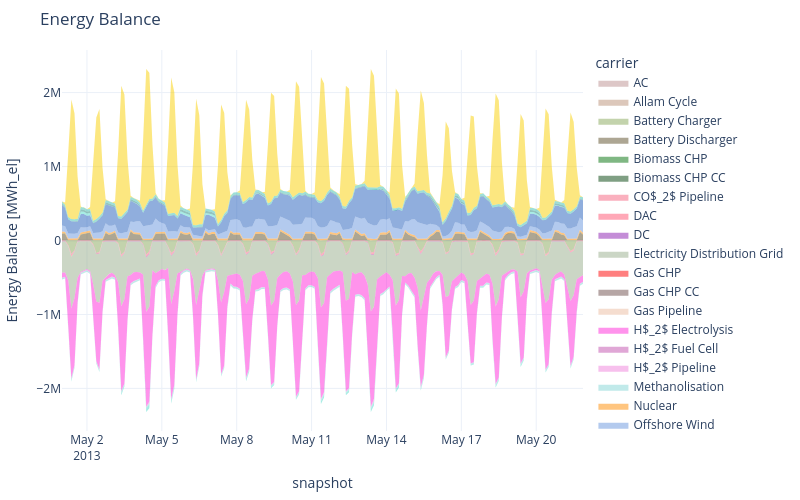

This figure's notebook cell:
### Markdown cell above
## `area` — stacked dispatch

The classic stacked dispatch plot in one call. `energy_balance` defaults to
`kind="area"`, so `.plot()` alone works.

### Code cell
s.energy_balance.iplot.area(bus_carrier="AC")

### Figure 1 — Plotly figure (JSON) as saved in the notebook; plotly's stock layout.template omitted (floating-point values rounded to 4 significant figures; data arrays with more than 128 entries replaced by an {"elided": "..."} marker saying what was removed)
{"data": [{"fillpattern": {"shape": ""}, "hovertemplate": "carrier=Allam Cycle<br>snapshot=%{x}<br>Energy Balance [MWh_el]=%{y}<extra></extra>", "legendgroup": "Allam Cycle", "line": {"color": "#B98F76", "width": 0}, "marker": {"symbol": "circle"}, "mode": "lines", "name": "Allam Cycle", "orientation": "v", "showlegend": false, "stackgroup": "positive", "type": "scatter", "x": {"elided": "168 str values"}, "xaxis": "x", "y": {"elided": "168 float values"}, "yaxis": "y"}, {"fillpattern": {"shape": ""}, "hovertemplate": "carrier=Battery Discharger<br>snapshot=%{x}<br>Energy Balance [MWh_el]=%{y}<extra></extra>", "legendgroup": "Battery Discharger", "line": {"color": "#5d4e29", "width": 0}, "marker": {"symbol": "circle"}, "mode": "lines", "name": "Battery Discharger", "orientation": "v", "showlegend": false, "stackgroup": "positive", "type": "scatter", "x": {"elided": "168 str values"}, "xaxis": "x", "y": {"elided": "168 float values"}, "yaxis": "y"}, {"fillpattern": {"shape": ""}, "hovertemplate": "carrier=Biomass CHP<br>snapshot=%{x}<br>Energy Balance [MWh_el]=%{y}<extra></extra>", "legendgroup": "Biomass CHP", "line": {"color": "#007008", "width": 0}, "marker": {"symbol": "circle"}, "mode": "lines", "name": "Biomass CHP", "orientation": "v", "showlegend": false, "stackgroup": "positive", "type": "scatter", "x": {"elided": "168 str values"}, "xaxis": "x", "y": {"elided": "168 float values"}, "yaxis": "y"}, {"fillpattern": {"shape": ""}, "hovertemplate": "carrier=Biomass CHP CC<br>snapshot=%{x}<br>Energy Balance [MWh_el]=%{y}<extra></extra>", "legendgroup": "Biomass CHP CC", "line": {"color": "#004008", "width": 0}, "marker": {"symbol": "circle"}, "mode": "lines", "name": "Biomass CHP CC", "orientation": "v", "showlegend": false, "stackgroup": "positive", "type": "scatter", "x": {"elided": "168 str values"}, "xaxis": "x", "y": {"elided": "168 float values"}, "yaxis": "y"}, {"fillpattern": {"shape": ""}, "hovertemplate": "carrier=Gas CHP<br>snapshot=%{x}<br>Energy Balance [MWh_el]=%{y}<extra></extra>", "legendgroup": "Gas CHP", "line": {"color": "#ff0000", "width": 0}, "marker": {"symbol": "circle"}, "mode": "lines", "name": "Gas CHP", "orientation": "v", "showlegend": false, "stackgroup": "positive", "type": "scatter", "x": {"elided": "168 str values"}, "xaxis": "x", "y": {"elided": "168 float values"}, "yaxis": "y"}, {"fillpattern": {"shape": ""}, "hovertemplate": "carrier=Gas CHP CC<br>snapshot=%{x}<br>Energy Balance [MWh_el]=%{y}<extra></extra>", "legendgroup": "Gas CHP CC", "line": {"color": "#6e4e4c", "width": 0}, "marker": {"symbol": "circle"}, "mode": "lines", "name": "Gas CHP CC", "orientation": "v", "showlegend": false, "stackgroup": "positive", "type": "scatter", "x": {"elided": "168 str values"}, "xaxis": "x", "y": {"elided": "168 float values"}, "yaxis": "y"}, {"fillpattern": {"shape": ""}, "hovertemplate": "carrier=H$_2$ Fuel Cell<br>snapshot=%{x}<br>Energy Balance [MWh_el]=%{y}<extra></extra>", "legendgroup": "H$_2$ Fuel Cell", "line": {"color": "#c251ae", "width": 0}, "marker": {"symbol": "circle"}, "mode": "lines", "name": "H$_2$ Fuel Cell", "orientation": "v", "showlegend": false, "stackgroup": "positive", "type": "scatter", "x": {"elided": "168 str values"}, "xaxis": "x", "y": {"elided": "168 float values"}, "yaxis": "y"}, {"fillpattern": {"shape": ""}, "hovertemplate": "carrier=Nuclear<br>snapshot=%{x}<br>Energy Balance [MWh_el]=%{y}<extra></extra>", "legendgroup": "Nuclear", "line": {"color": "#ff8c00", "width": 0}, "marker": {"symbol": "circle"}, "mode": "lines", "name": "Nuclear", "orientation": "v", "showlegend": false, "stackgroup": "positive", "type": "scatter", "x": {"elided": "168 str values"}, "xaxis": "x", "y": {"elided": "168 float values"}, "yaxis": "y"}, {"fillpattern": {"shape": ""}, "hovertemplate": "carrier=Offshore Wind<br>snapshot=%{x}<br>Energy Balance [MWh_el]=%{y}<extra></extra>", "legendgroup": "Offshore Wind", "line": {"color": "#6895dd", "width": 0}, "marker": {"symbol": "circle"}, "mode": "lines", "name": "Offshore Wind", "orientation": "v", "showlegend": false, "stackgroup": "positive", "type": "scatter", "x": {"elided": "168 str values"}, "xaxis": "x", "y": {"elided": "168 float values"}, "yaxis": "y"}, {"fillpattern": {"shape": ""}, "hovertemplate": "carrier=Onshore Wind<br>snapshot=%{x}<br>Energy Balance [MWh_el]=%{y}<extra></extra>", "legendgroup": "Onshore Wind", "line": {"color": "#235ebc", "width": 0}, "marker": {"symbol": "circle"}, "mode": "lines", "name": "Onshore Wind", "orientation": "v", "showlegend": false, "stackgroup": "positive", "type": "scatter", "x": {"elided": "168 str values"}, "xaxis": "x", "y": {"elided": "168 float values"}, "yaxis": "y"}, {"fillpattern": {"shape": ""}, "hovertemplate": "carrier=Open-Cycle Gas<br>snapshot=%{x}<br>Energy Balance [MWh_el]=%{y}<extra></extra>", "legendgroup": "Open-Cycle Gas", "line": {"color": "#e0986c", "width": 0}, "marker": {"symbol": "circle"}, "mode": "lines", "name": "Open-Cycle Gas", "orientation": "v", "showlegend": false, "stackgroup": "positive", "type": "scatter", "x": {"elided": "168 str values"}, "xaxis": "x", "y": {"elided": "168 float values"}, "yaxis": "y"}, {"fillpattern": {"shape": ""}, "hovertemplate": "carrier=Pumped Hydro Storage<br>snapshot=%{x}<br>Energy Balance [MWh_el]=%{y}<extra></extra>", "legendgroup": "Pumped Hydro Storage", "line": {"color": "#51dbcc", "width": 0}, "marker": {"symbol": "circle"}, "mode": "lines", "name": "Pumped Hydro Storage", "orientation": "v", "showlegend": false, "stackgroup": "positive", "type": "scatter", "x": ["2013-05-01T00:00:00.000000000", "2013-05-01T03:00:00.000000000", "2013-05-01T18:00:00.000000000", "2013-05-01T21:00:00.000000000", "2013-05-02T00:00:00.000000000", "2013-05-02T03:00:00.000000000", "2013-05-02T18:00:00.000000000", "2013-05-02T21:00:00.000000000", "2013-05-03T00:00:00.000000000", "2013-05-03T03:00:00.000000000", "2013-05-03T18:00:00.000000000", "2013-05-03T21:00:00.000000000", "2013-05-04T00:00:00.000000000", "2013-05-04T03:00:00.000000000", "2013-05-05T18:00:00.000000000", "2013-05-05T21:00:00.000000000", "2013-05-06T00:00:00.000000000", "2013-05-06T03:00:00.000000000", "2013-05-06T18:00:00.000000000", "2013-05-06T21:00:00.000000000", "2013-05-07T00:00:00.000000000", "2013-05-07T03:00:00.000000000", "2013-05-08T18:00:00.000000000", "2013-05-08T21:00:00.000000000", "2013-05-09T00:00:00.000000000", "2013-05-09T03:00:00.000000000", "2013-05-09T21:00:00.000000000", "2013-05-10T00:00:00.000000000", "2013-05-10T03:00:00.000000000", "2013-05-10T18:00:00.000000000", "2013-05-10T21:00:00.000000000", "2013-05-11T00:00:00.000000000", "2013-05-11T03:00:00.000000000", "2013-05-12T18:00:00.000000000", "2013-05-13T18:00:00.000000000", "2013-05-13T21:00:00.000000000", "2013-05-14T00:00:00.000000000", "2013-05-14T03:00:00.000000000", "2013-05-14T18:00:00.000000000", "2013-05-15T18:00:00.000000000", "2013-05-15T21:00:00.000000000", "2013-05-16T00:00:00.000000000", "2013-05-16T03:00:00.000000000", "2013-05-16T18:00:00.000000000", "2013-05-16T21:00:00.000000000", "2013-05-17T00:00:00.000000000", "2013-05-17T03:00:00.000000000", "2013-05-18T18:00:00.000000000", "2013-05-18T21:00:00.000000000", "2013-05-19T00:00:00.000000000", "2013-05-19T03:00:00.000000000", "2013-05-19T18:00:00.000000000", "2013-05-19T21:00:00.000000000", "2013-05-20T00:00:00.000000000", "2013-05-20T03:00:00.000000000", "2013-05-20T18:00:00.000000000", "2013-05-20T21:00:00.000000000", "2013-05-21T00:00:00.000000000", "2013-05-21T03:00:00.000000000"], "xaxis": "x", "y": [1798.0, 829.6, 35530.0, 28630.0, 29100.0, 29670.0, 1357.0, 1350.0, 1357.0, 1259.0, 1250.0, 1311.0, 1158.0, 1739.0, 27460.0, 26880.0, 26480.0, 28240.0, 27380.0, 21130.0, 27020.0, 27170.0, 8209.0, 3657.0, 3678.0, 7594.0, 670.0, 741.4, 998.6, 201.6, 486.1, 1296.0, 1416.0, 1781.0, 1473.0, 3000.0, 2468.0, 3604.0, 539.7, 1171.0, 1341.0, 9495.0, 16220.0, 6838.0, 6320.0, 4984.0, 4414.0, 1437.0, 1670.0, 1205.0, 1065.0, 26200.0, 22070.0, 21370.0, 20020.0, 9173.0, 3830.0, 3832.0, 2973.0], "yaxis": "y"}, {"fillpattern": {"shape": ""}, "hovertemplate": "carrier=Reservoir & Dam<br>snapshot=%{x}<br>Energy Balance [MWh_el]=%{y}<extra></extra>", "legendgroup": "Reservoir & Dam", "line": {"color": "#298c81", "width": 0}, "marker": {"symbol": "circle"}, "mode": "lines", "name": "Reservoir & Dam", "orientation": "v", "showlegend": false, "stackgroup": "positive", "type": "scatter", "x": {"elided": "168 str values"}, "xaxis": "x", "y": {"elided": "168 float values"}, "yaxis": "y"}, {"fillpattern": {"shape": ""}, "hovertemplate": "carrier=Run Of River<br>snapshot=%{x}<br>Energy Balance [MWh_el]=%{y}<extra></extra>", "legendgroup": "Run Of River", "line": {"color": "#3dbfb0", "width": 0}, "marker": {"symbol": "circle"}, "mode": "lines", "name": "Run Of River", "orientation": "v", "showlegend": false, "stackgroup": "positive", "type": "scatter", "x": {"elided": "168 str values"}, "xaxis": "x", "y": {"elided": "168 float values"}, "yaxis": "y"}, {"fillpattern": {"shape": ""}, "hovertemplate": "carrier=Solar<br>snapshot=%{x}<br>Energy Balance [MWh_el]=%{y}<extra></extra>", "legendgroup": "Solar", "line": {"color": "#f9d002", "width": 0}, "marker": {"symbol": "circle"}, "mode": "lines", "name": "Solar", "orientation": "v", "showlegend": false, "stackgroup": "positive", "type": "scatter", "x": ["2013-05-01T03:00:00.000000000", "2013-05-01T06:00:00.000000000", "2013-05-01T09:00:00.000000000", "2013-05-01T12:00:00.000000000", "2013-05-01T15:00:00.000000000", "2013-05-01T18:00:00.000000000", "2013-05-02T03:00:00.000000000", "2013-05-02T06:00:00.000000000", "2013-05-02T09:00:00.000000000", "2013-05-02T12:00:00.000000000", "2013-05-02T15:00:00.000000000", "2013-05-02T18:00:00.000000000", "2013-05-03T03:00:00.000000000", "2013-05-03T06:00:00.000000000", "2013-05-03T09:00:00.000000000", "2013-05-03T12:00:00.000000000", "2013-05-03T15:00:00.000000000", "2013-05-03T18:00:00.000000000", "2013-05-04T03:00:00.000000000", "2013-05-04T06:00:00.000000000", "2013-05-04T09:00:00.000000000", "2013-05-04T12:00:00.000000000", "2013-05-04T15:00:00.000000000", "2013-05-04T18:00:00.000000000", "2013-05-05T03:00:00.000000000", "2013-05-05T06:00:00.000000000", "2013-05-05T09:00:00.000000000", "2013-05-05T12:00:00.000000000", "2013-05-05T15:00:00.000000000", "2013-05-05T18:00:00.000000000", "2013-05-06T03:00:00.000000000", "2013-05-06T06:00:00.000000000", "2013-05-06T09:00:00.000000000", "2013-05-06T12:00:00.000000000", "2013-05-06T15:00:00.000000000", "2013-05-06T18:00:00.000000000", "2013-05-07T03:00:00.000000000", "2013-05-07T06:00:00.000000000", "2013-05-07T09:00:00.000000000", "2013-05-07T12:00:00.000000000", "2013-05-07T15:00:00.000000000", "2013-05-07T18:00:00.000000000", "2013-05-08T03:00:00.000000000", "2013-05-08T06:00:00.000000000", "2013-05-08T09:00:00.000000000", "2013-05-08T12:00:00.000000000", "2013-05-08T15:00:00.000000000", "2013-05-08T18:00:00.000000000", "2013-05-09T03:00:00.000000000", "2013-05-09T06:00:00.000000000", "2013-05-09T09:00:00.000000000", "2013-05-09T12:00:00.000000000", "2013-05-09T15:00:00.000000000", "2013-05-09T18:00:00.000000000", "2013-05-10T03:00:00.000000000", "2013-05-10T06:00:00.000000000", "2013-05-10T09:00:00.000000000", "2013-05-10T12:00:00.000000000", "2013-05-10T15:00:00.000000000", "2013-05-10T18:00:00.000000000", "2013-05-11T03:00:00.000000000", "2013-05-11T06:00:00.000000000", "2013-05-11T09:00:00.000000000", "2013-05-11T12:00:00.000000000", "2013-05-11T15:00:00.000000000", "2013-05-11T18:00:00.000000000", "2013-05-12T03:00:00.000000000", "2013-05-12T06:00:00.000000000", "2013-05-12T09:00:00.000000000", "2013-05-12T12:00:00.000000000", "2013-05-12T15:00:00.000000000", "2013-05-12T18:00:00.000000000", "2013-05-13T03:00:00.000000000", "2013-05-13T06:00:00.000000000", "2013-05-13T09:00:00.000000000", "2013-05-13T12:00:00.000000000", "2013-05-13T15:00:00.000000000", "2013-05-13T18:00:00.000000000", "2013-05-14T03:00:00.000000000", "2013-05-14T06:00:00.000000000", "2013-05-14T09:00:00.000000000", "2013-05-14T12:00:00.000000000", "2013-05-14T15:00:00.000000000", "2013-05-14T18:00:00.000000000", "2013-05-15T03:00:00.000000000", "2013-05-15T06:00:00.000000000", "2013-05-15T09:00:00.000000000", "2013-05-15T12:00:00.000000000", "2013-05-15T15:00:00.000000000", "2013-05-15T18:00:00.000000000", "2013-05-16T03:00:00.000000000", "2013-05-16T06:00:00.000000000", "2013-05-16T09:00:00.000000000", "2013-05-16T12:00:00.000000000", "2013-05-16T15:00:00.000000000", "2013-05-16T18:00:00.000000000", "2013-05-17T03:00:00.000000000", "2013-05-17T06:00:00.000000000", "2013-05-17T09:00:00.000000000", "2013-05-17T12:00:00.000000000", "2013-05-17T15:00:00.000000000", "2013-05-17T18:00:00.000000000", "2013-05-18T03:00:00.000000000", "2013-05-18T06:00:00.000000000", "2013-05-18T09:00:00.000000000", "2013-05-18T12:00:00.000000000", "2013-05-18T15:00:00.000000000", "2013-05-18T18:00:00.000000000", "2013-05-19T03:00:00.000000000", "2013-05-19T06:00:00.000000000", "2013-05-19T09:00:00.000000000", "2013-05-19T12:00:00.000000000", "2013-05-19T15:00:00.000000000", "2013-05-19T18:00:00.000000000", "2013-05-20T03:00:00.000000000", "2013-05-20T06:00:00.000000000", "2013-05-20T09:00:00.000000000", "2013-05-20T12:00:00.000000000", "2013-05-20T15:00:00.000000000", "2013-05-20T18:00:00.000000000", "2013-05-21T03:00:00.000000000", "2013-05-21T06:00:00.000000000", "2013-05-21T09:00:00.000000000", "2013-05-21T12:00:00.000000000", "2013-05-21T15:00:00.000000000", "2013-05-21T18:00:00.000000000"], "xaxis": "x", "y": [30980.0, 869000.0, 1616000.0, 1432000.0, 570800.0, 9918.0, 26590.0, 780400.0, 1374000.0, 1450000.0, 603500.0, 11340.0, 27950.0, 869100.0, 1767000.0, 1604000.0, 677800.0, 12040.0, 28830.0, 953300.0, 1836000.0, 1706000.0, 725800.0, 15040.0, 31880.0, 923300.0, 1834000.0, 1627000.0, 702600.0, 15310.0, 30440.0, 839500.0, 1708000.0, 1478000.0, 544700.0, 2046.0, 30150.0, 793600.0, 1561000.0, 1363000.0, 514700.0, 5092.0, 32620.0, 764900.0, 1355000.0, 1181000.0, 506600.0, 10460.0, 23930.0, 786000.0, 1473000.0, 1351000.0, 566000.0, 12270.0, 32060.0, 804400.0, 1542000.0, 1430000.0, 643600.0, 15280.0, 33700.0, 847300.0, 1676000.0, 1552000.0, 690500.0, 15740.0, 31990.0, 844300.0, 1633000.0, 1514000.0, 699800.0, 16070.0, 32390.0, 825200.0, 1599000.0, 1505000.0, 687800.0, 15650.0, 27640.0, 863700.0, 1618000.0, 1537000.0, 592200.0, 13090.0, 40370.0, 788900.0, 1352000.0, 1177000.0, 505800.0, 16030.0, 28230.0, 640700.0, 1309000.0, 1127000.0, 469100.0, 12650.0, 36260.0, 713300.0, 1309000.0, 1231000.0, 532200.0, 12550.0, 37790.0, 889900.0, 1504000.0, 1402000.0, 575700.0, 12880.0, 43350.0, 818700.0, 1499000.0, 1382000.0, 552700.0, 12840.0, 44010.0, 871200.0, 1474000.0, 1355000.0, 602900.0, 16410.0, 44630.0, 758800.0, 1338000.0, 1184000.0, 518600.0, 16340.0], "yaxis": "y"}, {"fillpattern": {"shape": ""}, "hovertemplate": "carrier=Battery Charger<br>snapshot=%{x}<br>Energy Balance [MWh_el]=%{y}<extra></extra>", "legendgroup": "Battery Charger", "line": {"color": "#88a75b", "width": 0}, "marker": {"symbol": "circle"}, "mode": "lines", "name": "Battery Charger", "orientation": "v", "showlegend": false, "stackgroup": "negative", "type": "scatter", "x": {"elided": "168 str values"}, "xaxis": "x", "y": {"elided": "168 float values"}, "yaxis": "y"}, {"fillpattern": {"shape": ""}, "hovertemplate": "carrier=CO$_2$ Pipeline<br>snapshot=%{x}<br>Energy Balance [MWh_el]=%{y}<extra></extra>", "legendgroup": "CO$_2$ Pipeline", "line": {"color": "#f5627f", "width": 0}, "marker": {"symbol": "circle"}, "mode": "lines", "name": "CO$_2$ Pipeline", "orientation": "v", "showlegend": false, "stackgroup": "negative", "type": "scatter", "x": {"elided": "168 str values"}, "xaxis": "x", "y": {"elided": "168 float values"}, "yaxis": "y"}, {"fillpattern": {"shape": ""}, "hovertemplate": "carrier=DAC<br>snapshot=%{x}<br>Energy Balance [MWh_el]=%{y}<extra></extra>", "legendgroup": "DAC", "line": {"color": "#ff5270", "width": 0}, "marker": {"symbol": "circle"}, "mode": "lines", "name": "DAC", "orientation": "v", "showlegend": false, "stackgroup": "negative", "type": "scatter", "x": {"elided": "168 str values"}, "xaxis": "x", "y": {"elided": "168 float values"}, "yaxis": "y"}, {"fillpattern": {"shape": ""}, "hovertemplate": "carrier=DC<br>snapshot=%{x}<br>Energy Balance [MWh_el]=%{y}<extra></extra>", "legendgroup": "DC", "line": {"color": "#8a1caf", "width": 0}, "marker": {"symbol": "circle"}, "mode": "lines", "name": "DC", "orientation": "v", "showlegend": false, "stackgroup": "negative", "type": "scatter", "x": {"elided": "168 str values"}, "xaxis": "x", "y": {"elided": "168 float values"}, "yaxis": "y"}, {"fillpattern": {"shape": ""}, "hovertemplate": "carrier=Electricity Distribution Grid<br>snapshot=%{x}<br>Energy Balance [MWh_el]=%{y}<extra></extra>", "legendgroup": "Electricity Distribution Grid", "line": {"color": "#97ad8c", "width": 0}, "marker": {"symbol": "circle"}, "mode": "lines", "name": "Electricity Distribution Grid", "orientation": "v", "showlegend": false, "stackgroup": "negative", "type": "scatter", "x": {"elided": "168 str values"}, "xaxis": "x", "y": {"elided": "168 float values"}, "yaxis": "y"}, {"fillpattern": {"shape": ""}, "hovertemplate": "carrier=Gas Pipeline<br>snapshot=%{x}<br>Energy Balance [MWh_el]=%{y}<extra></extra>", "legendgroup": "Gas Pipeline", "line": {"color": "#ebbca0", "width": 0}, "marker": {"symbol": "circle"}, "mode": "lines", "name": "Gas Pipeline", "orientation": "v", "showlegend": false, "stackgroup": "negative", "type": "scatter", "x": {"elided": "168 str values"}, "xaxis": "x", "y": {"elided": "168 float values"}, "yaxis": "y"}, {"fillpattern": {"shape": ""}, "hovertemplate": "carrier=H$_2$ Electrolysis<br>snapshot=%{x}<br>Energy Balance [MWh_el]=%{y}<extra></extra>", "legendgroup": "H$_2$ Electrolysis", "line": {"color": "#ff29d9", "width": 0}, "marker": {"symbol": "circle"}, "mode": "lines", "name": "H$_2$ Electrolysis", "orientation": "v", "showlegend": false, "stackgroup": "negative", "type": "scatter", "x": {"elided": "168 str values"}, "xaxis": "x", "y": {"elided": "168 float values"}, "yaxis": "y"}, {"fillpattern": {"shape": ""}, "hovertemplate": "carrier=H$_2$ Pipeline<br>snapshot=%{x}<br>Energy Balance [MWh_el]=%{y}<extra></extra>", "legendgroup": "H$_2$ Pipeline", "line": {"color": "#f081dc", "width": 0}, "marker": {"symbol": "circle"}, "mode": "lines", "name": "H$_2$ Pipeline", "orientation": "v", "showlegend": false, "stackgroup": "negative", "type": "scatter", "x": {"elided": "168 str values"}, "xaxis": "x", "y": {"elided": "168 float values"}, "yaxis": "y"}, {"fillpattern": {"shape": ""}, "hovertemplate": "carrier=Methanolisation<br>snapshot=%{x}<br>Energy Balance [MWh_el]=%{y}<extra></extra>", "legendgroup": "Methanolisation", "line": {"color": "#83d6d5", "width": 0}, "marker": {"symbol": "circle"}, "mode": "lines", "name": "Methanolisation", "orientation": "v", "showlegend": false, "stackgroup": "negative", "type": "scatter", "x": {"elided": "168 str values"}, "xaxis": "x", "y": {"elided": "168 float values"}, "yaxis": "y"}, {"fillpattern": {"shape": ""}, "hovertemplate": "carrier=Pumped Hydro Storage<br>snapshot=%{x}<br>Energy Balance [MWh_el]=%{y}<extra></extra>", "legendgroup": "Pumped Hydro Storage", "line": {"color": "#51dbcc", "width": 0}, "marker": {"symbol": "circle"}, "mode": "lines", "name": "Pumped Hydro Storage", "orientation": "v", "showlegend": false, "stackgroup": "negative", "type": "scatter", "x": ["2013-05-01T06:00:00.000000000", "2013-05-01T09:00:00.000000000", "2013-05-01T12:00:00.000000000", "2013-05-01T15:00:00.000000000", "2013-05-02T06:00:00.000000000", "2013-05-02T09:00:00.000000000", "2013-05-02T12:00:00.000000000", "2013-05-02T15:00:00.000000000", "2013-05-03T06:00:00.000000000", "2013-05-03T09:00:00.000000000", "2013-05-03T12:00:00.000000000", "2013-05-03T15:00:00.000000000", "2013-05-04T06:00:00.000000000", "2013-05-04T09:00:00.000000000", "2013-05-04T12:00:00.000000000", "2013-05-04T15:00:00.000000000", "2013-05-04T18:00:00.000000000", "2013-05-04T21:00:00.000000000", "2013-05-05T00:00:00.000000000", "2013-05-05T03:00:00.000000000", "2013-05-05T06:00:00.000000000", "2013-05-05T09:00:00.000000000", "2013-05-05T12:00:00.000000000", "2013-05-05T15:00:00.000000000", "2013-05-06T06:00:00.000000000", "2013-05-06T09:00:00.000000000", "2013-05-06T12:00:00.000000000", "2013-05-06T15:00:00.000000000", "2013-05-07T06:00:00.000000000", "2013-05-07T09:00:00.000000000", "2013-05-07T12:00:00.000000000", "2013-05-07T15:00:00.000000000", "2013-05-07T18:00:00.000000000", "2013-05-07T21:00:00.000000000", "2013-05-08T00:00:00.000000000", "2013-05-08T03:00:00.000000000", "2013-05-08T06:00:00.000000000", "2013-05-08T09:00:00.000000000", "2013-05-08T12:00:00.000000000", "2013-05-08T15:00:00.000000000", "2013-05-09T06:00:00.000000000", "2013-05-09T09:00:00.000000000", "2013-05-09T12:00:00.000000000", "2013-05-09T15:00:00.000000000", "2013-05-09T18:00:00.000000000", "2013-05-10T06:00:00.000000000", "2013-05-10T09:00:00.000000000", "2013-05-10T12:00:00.000000000", "2013-05-10T15:00:00.000000000", "2013-05-11T06:00:00.000000000", "2013-05-11T09:00:00.000000000", "2013-05-11T12:00:00.000000000", "2013-05-11T15:00:00.000000000", "2013-05-11T18:00:00.000000000", "2013-05-11T21:00:00.000000000", "2013-05-12T00:00:00.000000000", "2013-05-12T03:00:00.000000000", "2013-05-12T06:00:00.000000000", "2013-05-12T09:00:00.000000000", "2013-05-12T12:00:00.000000000", "2013-05-12T15:00:00.000000000", "2013-05-12T21:00:00.000000000", "2013-05-13T00:00:00.000000000", "2013-05-13T03:00:00.000000000", "2013-05-13T06:00:00.000000000", "2013-05-13T09:00:00.000000000", "2013-05-13T12:00:00.000000000", "2013-05-13T15:00:00.000000000", "2013-05-14T06:00:00.000000000", "2013-05-14T09:00:00.000000000", "2013-05-14T12:00:00.000000000", "2013-05-14T15:00:00.000000000", "2013-05-14T21:00:00.000000000", "2013-05-15T00:00:00.000000000", "2013-05-15T03:00:00.000000000", "2013-05-15T06:00:00.000000000", "2013-05-15T09:00:00.000000000", "2013-05-15T12:00:00.000000000", "2013-05-15T15:00:00.000000000", "2013-05-16T06:00:00.000000000", "2013-05-16T09:00:00.000000000", "2013-05-16T12:00:00.000000000", "2013-05-16T15:00:00.000000000", "2013-05-17T06:00:00.000000000", "2013-05-17T09:00:00.000000000", "2013-05-17T12:00:00.000000000", "2013-05-17T15:00:00.000000000", "2013-05-17T18:00:00.000000000", "2013-05-17T21:00:00.000000000", "2013-05-18T00:00:00.000000000", "2013-05-18T03:00:00.000000000", "2013-05-18T06:00:00.000000000", "2013-05-18T09:00:00.000000000", "2013-05-18T12:00:00.000000000", "2013-05-18T15:00:00.000000000", "2013-05-19T06:00:00.000000000", "2013-05-19T09:00:00.000000000", "2013-05-19T12:00:00.000000000", "2013-05-19T15:00:00.000000000", "2013-05-20T06:00:00.000000000", "2013-05-20T09:00:00.000000000", "2013-05-20T12:00:00.000000000", "2013-05-20T15:00:00.000000000", "2013-05-21T06:00:00.000000000", "2013-05-21T09:00:00.000000000", "2013-05-21T12:00:00.000000000", "2013-05-21T15:00:00.000000000", "2013-05-21T18:00:00.000000000", "2013-05-21T21:00:00.000000000"], "xaxis": "x", "y": [-5544.0, -13020.0, -6274.0, -2860.0, -4527.0, -4528.0, -8231.0, -3503.0, -3935.0, -27530.0, -12500.0, -3464.0, -18690.0, -42840.0, -44070.0, -3917.0, -31.42, -109.7, -120.4, -75.23, -11760.0, -27850.0, -23460.0, -3663.0, -3681.0, -11600.0, -8479.0, -2940.0, -3681.0, -7768.0, -7171.0, -3593.0, -50.78, -143.6, -168.3, -277.4, -14090.0, -24580.0, -14350.0, -2817.0, -12890.0, -16070.0, -13760.0, -3661.0, -1190.0, -3927.0, -13580.0, -14530.0, -3660.0, -9230.0, -33770.0, -35400.0, -9514.0, -885.0, -1482.0, -1820.0, -1360.0, -15800.0, -25600.0, -26690.0, -9209.0, -1909.0, -1375.0, -1794.0, -17490.0, -38500.0, -36790.0, -3661.0, -15360.0, -25560.0, -27700.0, -3568.0, -696.3, -1450.0, -1562.0, -11340.0, -18720.0, -14610.0, -3660.0, -3681.0, -4649.0, -3726.0, -3537.0, -3019.0, -4745.0, -4240.0, -2817.0, -2178.0, -2217.0, -2147.0, -1909.0, -15030.0, -20140.0, -18020.0, -3298.0, -10230.0, -18040.0, -15800.0, -3209.0, -6757.0, -11400.0, -7629.0, -3452.0, -3590.0, -8596.0, -9602.0, -3568.0, -1280.0, -1505.0], "yaxis": "y"}, {"fillpattern": {"shape": ""}, "hovertemplate": "carrier=AC<br>snapshot=%{x}<br>Energy Balance [MWh_el]=%{y}<extra></extra>", "legendgroup": "AC", "line": {"color": "rosybrown", "width": 0}, "marker": {"symbol": "circle"}, "mode": "lines", "name": "AC", "orientation": "v", "showlegend": true, "stackgroup": "1", "type": "scatter", "x": ["2013-05-21T21:00:00.000000000"], "xaxis": "x", "y": [NaN], "yaxis": "y"}, {"fillpattern": {"shape": ""}, "hovertemplate": "carrier=Allam Cycle<br>snapshot=%{x}<br>Energy Balance [MWh_el]=%{y}<extra></extra>", "legendgroup": "Allam Cycle", "line": {"color": "#B98F76", "width": 0}, "marker": {"symbol": "circle"}, "mode": "lines", "name": "Allam Cycle", "orientation": "v", "showlegend": true, "stackgroup": "1", "type": "scatter", "x": ["2013-05-21T21:00:00.000000000"], "xaxis": "x", "y": [NaN], "yaxis": "y"}, {"fillpattern": {"shape": ""}, "hovertemplate": "carrier=Battery Charger<br>snapshot=%{x}<br>Energy Balance [MWh_el]=%{y}<extra></extra>", "legendgroup": "Battery Charger", "line": {"color": "#88a75b", "width": 0}, "marker": {"symbol": "circle"}, "mode": "lines", "name": "Battery Charger", "orientation": "v", "showlegend": true, "stackgroup": "1", "type": "scatter", "x": ["2013-05-21T21:00:00.000000000"], "xaxis": "x", "y": [NaN], "yaxis": "y"}, {"fillpattern": {"shape": ""}, "hovertemplate": "carrier=Battery Discharger<br>snapshot=%{x}<br>Energy Balance [MWh_el]=%{y}<extra></extra>", "legendgroup": "Battery Discharger", "line": {"color": "#5d4e29", "width": 0}, "marker": {"symbol": "circle"}, "mode": "lines", "name": "Battery Discharger", "orientation": "v", "showlegend": true, "stackgroup": "1", "type": "scatter", "x": ["2013-05-21T21:00:00.000000000"], "xaxis": "x", "y": [NaN], "yaxis": "y"}, {"fillpattern": {"shape": ""}, "hovertemplate": "carrier=Biomass CHP<br>snapshot=%{x}<br>Energy Balance [MWh_el]=%{y}<extra></extra>", "legendgroup": "Biomass CHP", "line": {"color": "#007008", "width": 0}, "marker": {"symbol": "circle"}, "mode": "lines", "name": "Biomass CHP", "orientation": "v", "showlegend": true, "stackgroup": "1", "type": "scatter", "x": ["2013-05-21T21:00:00.000000000"], "xaxis": "x", "y": [NaN], "yaxis": "y"}, {"fillpattern": {"shape": ""}, "hovertemplate": "carrier=Biomass CHP CC<br>snapshot=%{x}<br>Energy Balance [MWh_el]=%{y}<extra></extra>", "legendgroup": "Biomass CHP CC", "line": {"color": "#004008", "width": 0}, "marker": {"symbol": "circle"}, "mode": "lines", "name": "Biomass CHP CC", "orientation": "v", "showlegend": true, "stackgroup": "1", "type": "scatter", "x": ["2013-05-21T21:00:00.000000000"], "xaxis": "x", "y": [NaN], "yaxis": "y"}, {"fillpattern": {"shape": ""}, "hovertemplate": "carrier=CO$_2$ Pipeline<br>snapshot=%{x}<br>Energy Balance [MWh_el]=%{y}<extra></extra>", "legendgroup": "CO$_2$ Pipeline", "line": {"color": "#f5627f", "width": 0}, "marker": {"symbol": "circle"}, "mode": "lines", "name": "CO$_2$ Pipeline", "orientation": "v", "showlegend": true, "stackgroup": "1", "type": "scatter", "x": ["2013-05-21T21:00:00.000000000"], "xaxis": "x", "y": [NaN], "yaxis": "y"}, {"fillpattern": {"shape": ""}, "hovertemplate": "carrier=DAC<br>snapshot=%{x}<br>Energy Balance [MWh_el]=%{y}<extra></extra>", "legendgroup": "DAC", "line": {"color": "#ff5270", "width": 0}, "marker": {"symbol": "circle"}, "mode": "lines", "name": "DAC", "orientation": "v", "showlegend": true, "stackgroup": "1", "type": "scatter", "x": ["2013-05-21T21:00:00.000000000"], "xaxis": "x", "y": [NaN], "yaxis": "y"}, {"fillpattern": {"shape": ""}, "hovertemplate": "carrier=DC<br>snapshot=%{x}<br>Energy Balance [MWh_el]=%{y}<extra></extra>", "legendgroup": "DC", "line": {"color": "#8a1caf", "width": 0}, "marker": {"symbol": "circle"}, "mode": "lines", "name": "DC", "orientation": "v", "showlegend": true, "stackgroup": "1", "type": "scatter", "x": ["2013-05-21T21:00:00.000000000"], "xaxis": "x", "y": [NaN], "yaxis": "y"}, {"fillpattern": {"shape": ""}, "hovertemplate": "carrier=Electricity Distribution Grid<br>snapshot=%{x}<br>Energy Balance [MWh_el]=%{y}<extra></extra>", "legendgroup": "Electricity Distribution Grid", "line": {"color": "#97ad8c", "width": 0}, "marker": {"symbol": "circle"}, "mode": "lines", "name": "Electricity Distribution Grid", "orientation": "v", "showlegend": true, "stackgroup": "1", "type": "scatter", "x": ["2013-05-21T21:00:00.000000000"], "xaxis": "x", "y": [NaN], "yaxis": "y"}, {"fillpattern": {"shape": ""}, "hovertemplate": "carrier=Gas CHP<br>snapshot=%{x}<br>Energy Balance [MWh_el]=%{y}<extra></extra>", "legendgroup": "Gas CHP", "line": {"color": "#ff0000", "width": 0}, "marker": {"symbol": "circle"}, "mode": "lines", "name": "Gas CHP", "orientation": "v", "showlegend": true, "stackgroup": "1", "type": "scatter", "x": ["2013-05-21T21:00:00.000000000"], "xaxis": "x", "y": [NaN], "yaxis": "y"}, {"fillpattern": {"shape": ""}, "hovertemplate": "carrier=Gas CHP CC<br>snapshot=%{x}<br>Energy Balance [MWh_el]=%{y}<extra></extra>", "legendgroup": "Gas CHP CC", "line": {"color": "#6e4e4c", "width": 0}, "marker": {"symbol": "circle"}, "mode": "lines", "name": "Gas CHP CC", "orientation": "v", "showlegend": true, "stackgroup": "1", "type": "scatter", "x": ["2013-05-21T21:00:00.000000000"], "xaxis": "x", "y": [NaN], "yaxis": "y"}, {"fillpattern": {"shape": ""}, "hovertemplate": "carrier=Gas Pipeline<br>snapshot=%{x}<br>Energy Balance [MWh_el]=%{y}<extra></extra>", "legendgroup": "Gas Pipeline", "line": {"color": "#ebbca0", "width": 0}, "marker": {"symbol": "circle"}, "mode": "lines", "name": "Gas Pipeline", "orientation": "v", "showlegend": true, "stackgroup": "1", "type": "scatter", "x": ["2013-05-21T21:00:00.000000000"], "xaxis": "x", "y": [NaN], "yaxis": "y"}, {"fillpattern": {"shape": ""}, "hovertemplate": "carrier=H$_2$ Electrolysis<br>snapshot=%{x}<br>Energy Balance [MWh_el]=%{y}<extra></extra>", "legendgroup": "H$_2$ Electrolysis", "line": {"color": "#ff29d9", "width": 0}, "marker": {"symbol": "circle"}, "mode": "lines", "name": "H$_2$ Electrolysis", "orientation": "v", "showlegend": true, "stackgroup": "1", "type": "scatter", "x": ["2013-05-21T21:00:00.000000000"], "xaxis": "x", "y": [NaN], "yaxis": "y"}, {"fillpattern": {"shape": ""}, "hovertemplate": "carrier=H$_2$ Fuel Cell<br>snapshot=%{x}<br>Energy Balance [MWh_el]=%{y}<extra></extra>", "legendgroup": "H$_2$ Fuel Cell", "line": {"color": "#c251ae", "width": 0}, "marker": {"symbol": "circle"}, "mode": "lines", "name": "H$_2$ Fuel Cell", "orientation": "v", "showlegend": true, "stackgroup": "1", "type": "scatter", "x": ["2013-05-21T21:00:00.000000000"], "xaxis": "x", "y": [NaN], "yaxis": "y"}, {"fillpattern": {"shape": ""}, "hovertemplate": "carrier=H$_2$ Pipeline<br>snapshot=%{x}<br>Energy Balance [MWh_el]=%{y}<extra></extra>", "legendgroup": "H$_2$ Pipeline", "line": {"color": "#f081dc", "width": 0}, "marker": {"symbol": "circle"}, "mode": "lines", "name": "H$_2$ Pipeline", "orientation": "v", "showlegend": true, "stackgroup": "1", "type": "scatter", "x": ["2013-05-21T21:00:00.000000000"], "xaxis": "x", "y": [NaN], "yaxis": "y"}, {"fillpattern": {"shape": ""}, "hovertemplate": "carrier=Methanolisation<br>snapshot=%{x}<br>Energy Balance [MWh_el]=%{y}<extra></extra>", "legendgroup": "Methanolisation", "line": {"color": "#83d6d5", "width": 0}, "marker": {"symbol": "circle"}, "mode": "lines", "name": "Methanolisation", "orientation": "v", "showlegend": true, "stackgroup": "1", "type": "scatter", "x": ["2013-05-21T21:00:00.000000000"], "xaxis": "x", "y": [NaN], "yaxis": "y"}, {"fillpattern": {"shape": ""}, "hovertemplate": "carrier=Nuclear<br>snapshot=%{x}<br>Energy Balance [MWh_el]=%{y}<extra></extra>", "legendgroup": "Nuclear", "line": {"color": "#ff8c00", "width": 0}, "marker": {"symbol": "circle"}, "mode": "lines", "name": "Nuclear", "orientation": "v", "showlegend": true, "stackgroup": "1", "type": "scatter", "x": ["2013-05-21T21:00:00.000000000"], "xaxis": "x", "y": [NaN], "yaxis": "y"}, {"fillpattern": {"shape": ""}, "hovertemplate": "carrier=Offshore Wind<br>snapshot=%{x}<br>Energy Balance [MWh_el]=%{y}<extra></extra>", "legendgroup": "Offshore Wind", "line": {"color": "#6895dd", "width": 0}, "marker": {"symbol": "circle"}, "mode": "lines", "name": "Offshore Wind", "orientation": "v", "showlegend": true, "stackgroup": "1", "type": "scatter", "x": ["2013-05-21T21:00:00.000000000"], "xaxis": "x", "y": [NaN], "yaxis": "y"}, {"fillpattern": {"shape": ""}, "hovertemplate": "carrier=Onshore Wind<br>snapshot=%{x}<br>Energy Balance [MWh_el]=%{y}<extra></extra>", "legendgroup": "Onshore Wind", "line": {"color": "#235ebc", "width": 0}, "marker": {"symbol": "circle"}, "mode": "lines", "name": "Onshore Wind", "orientation": "v", "showlegend": true, "stackgroup": "1", "type": "scatter", "x": ["2013-05-21T21:00:00.000000000"], "xaxis": "x", "y": [NaN], "yaxis": "y"}, {"fillpattern": {"shape": ""}, "hovertemplate": "carrier=Open-Cycle Gas<br>snapshot=%{x}<br>Energy Balance [MWh_el]=%{y}<extra></extra>", "legendgroup": "Open-Cycle Gas", "line": {"color": "#e0986c", "width": 0}, "marker": {"symbol": "circle"}, "mode": "lines", "name": "Open-Cycle Gas", "orientation": "v", "showlegend": true, "stackgroup": "1", "type": "scatter", "x": ["2013-05-21T21:00:00.000000000"], "xaxis": "x", "y": [NaN], "yaxis": "y"}, {"fillpattern": {"shape": ""}, "hovertemplate": "carrier=Pumped Hydro Storage<br>snapshot=%{x}<br>Energy Balance [MWh_el]=%{y}<extra></extra>", "legendgroup": "Pumped Hydro Storage", "line": {"color": "#51dbcc", "width": 0}, "marker": {"symbol": "circle"}, "mode": "lines", "name": "Pumped Hydro Storage", "orientation": "v", "showlegend": true, "stackgroup": "1", "type": "scatter", "x": ["2013-05-21T21:00:00.000000000"], "xaxis": "x", "y": [NaN], "yaxis": "y"}, {"fillpattern": {"shape": ""}, "hovertemplate": "carrier=Reservoir & Dam<br>snapshot=%{x}<br>Energy Balance [MWh_el]=%{y}<extra></extra>", "legendgroup": "Reservoir & Dam", "line": {"color": "#298c81", "width": 0}, "marker": {"symbol": "circle"}, "mode": "lines", "name": "Reservoir & Dam", "orientation": "v", "showlegend": true, "stackgroup": "1", "type": "scatter", "x": ["2013-05-21T21:00:00.000000000"], "xaxis": "x", "y": [NaN], "yaxis": "y"}, {"fillpattern": {"shape": ""}, "hovertemplate": "carrier=Run Of River<br>snapshot=%{x}<br>Energy Balance [MWh_el]=%{y}<extra></extra>", "legendgroup": "Run Of River", "line": {"color": "#3dbfb0", "width": 0}, "marker": {"symbol": "circle"}, "mode": "lines", "name": "Run Of River", "orientation": "v", "showlegend": true, "stackgroup": "1", "type": "scatter", "x": ["2013-05-21T21:00:00.000000000"], "xaxis": "x", "y": [NaN], "yaxis": "y"}, {"fillpattern": {"shape": ""}, "hovertemplate": "carrier=Solar<br>snapshot=%{x}<br>Energy Balance [MWh_el]=%{y}<extra></extra>", "legendgroup": "Solar", "line": {"color": "#f9d002", "width": 0}, "marker": {"symbol": "circle"}, "mode": "lines", "name": "Solar", "orientation": "v", "showlegend": true, "stackgroup": "1", "type": "scatter", "x": ["2013-05-21T21:00:00.000000000"], "xaxis": "x", "y": [NaN], "yaxis": "y"}], "layout": {"height": 500, "hovermode": "x", "legend": {"title": {"text": "carrier"}, "tracegroupgap": 0}, "margin": {"b": 50, "l": 50, "r": 50, "t": 50}, "title": {"text": "Energy Balance"}, "width": 800, "xaxis": {"anchor": "y", "domain": [0, 1], "title": {"text": "snapshot"}}, "yaxis": {"anchor": "x", "domain": [0, 1], "title": {"text": "Energy Balance [MWh_el]"}}}}
